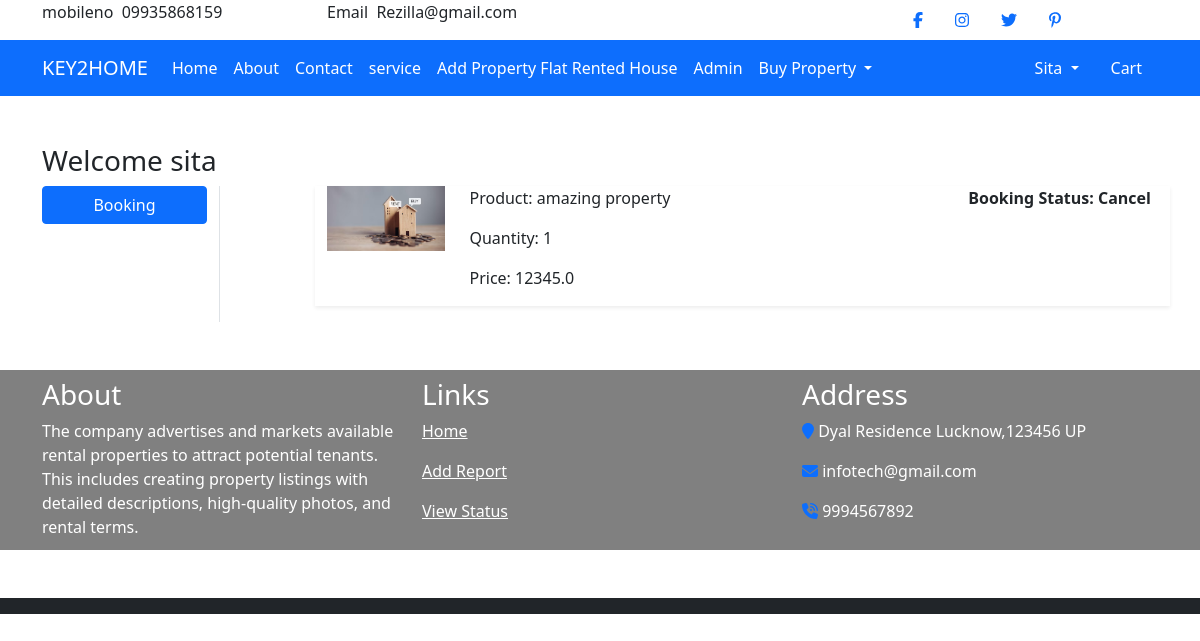
/orders/ (signed in), run on the app's committed database.
### app/models.py (models this page shows, shortened)
class OrderPlaced(models.Model):
 user = models.ForeignKey(User, on_delete=models.CASCADE)
 customer = models.ForeignKey(Customer, on_delete=models.CASCADE)
 product = models.ForeignKey(Product, on_delete=models.CASCADE)
 quantity = models.PositiveIntegerField(default=1)
 ordered_date = models.DateTimeField(auto_now_add=True)
 status = models.CharField(max_length=50,choices=STATUS_CHOICES,default='Pending')
 @property
 def total_cost(self):
   return self.quantity * self.product.discounted_price

class Product(models.Model):
 title = models.CharField(max_length=100)
 selling_price = models.FloatField()
 discounted_price = models.FloatField()
 description = models.TextField()
 brand = models.CharField(max_length=100)
 category = models.CharField( choices=CATEGORY_CHOICES, max_length=2)
 product_image = models.ImageField(upload_to='productimg')

### app/views.py (the view)
# urls.py: path('orders/', views.orders, name='orders'),
@login_required
def orders(request):
	op = OrderPlaced.objects.filter(user=request.user)
	return render(request, 'app/orders.html', {'order_placed':op})

### app/templates/app/orders.html (shortened to what this page needs)
{% extends 'app/base.html' %}
{% load static %}
{% block main-content %}
<div class="container my-5">
 <div class="row">
 <h3>Welcome {{request.user}}</h3>
  <div class="col-sm-2 border-end">
   <ul class="list-unstyled">
    <li class="d-grid"><a href="{% url 'orders' %}" class="btn btn-primary">Booking</a></li>
   </ul>
  </div>
  <div class="col-sm-9 offset-sm-1">
  {% for op in order_placed %}
   <div class="row shadow-sm mb-3">
    <div class="col-sm-2">
     <img src="{{op.product.product_image.url}}" alt="" srcset="" class="img-fluid" height="150" width="150">
    </div>
    <div class="col-sm-7">
     <p>Product: {{op.product.title}}</p>
     <p>Quantity: {{op.quantity}}</p>
     <p>Price: {{op.total_cost}}</p>
    </div>
    <div class="col-sm-3 fw-bold">
     <p>Booking Status: {{op.status}}</p>
    </div>
   </div>
   {% endfor %}
  </div>
 </div>
</div>
{% endblock main-content %}

### app/templates/app/base.html (shortened to what this page needs)
<!doctype html>
{% load static %}
<html lang="en">
  <head>
    <link href="https://cdn.jsdelivr.net/npm/bootstrap@5.0.0-beta1/dist/css/bootstrap.min.css" rel="stylesheet">
    <link rel="stylesheet" href="{% static 'app/css/owl.carousel.min.css' %}">
    <link rel="stylesheet" href="{% static 'app/css/all.min.css' %}">
    <link rel="stylesheet" href="{% static 'app/css/style.css' %}">
  </head>
  <body>
  <div class="container">
      <div class="row">
  <div class="col-3">
mobileno &nbsp;09935868159
  </div>
      <div class="col-3">
    Email &nbsp;Rezilla@gmail.com
  </div>
      <div class="col-3">
  </div>
  <div class="col-3 d-flex mr-1">
        <a class="nav-link" href="#"><i class="fab fa-facebook-f"></i></a>
        <a class="nav-link" href="#"><i class="fab fa-instagram"></i></a>
        <a class="nav-link" href="#"><i class="fab fa-twitter"></i></a>
        <a class="nav-link" href="#"><i class="fab fa-pinterest-p"></i></a>
  </div>
</div>
  </div>
    <nav class="navbar navbar-expand-lg navbar-dark bg-primary">
     <div class="container" >
       <a class="navbar-brand" href="/">KEY2HOME</a>
       <div class="collapse navbar-collapse" id="navbarSupportedContent">
         <ul class="navbar-nav me-auto mb-2 mb-lg-0">
           <li class="nav-item">
             <a class="nav-link active" aria-current="page" href="/">Home</a>
           </li>
             <li class="nav-item">
             <a class="nav-link active" aria-current="page" href="{% url 'about' %}">About</a>
           </li>
             <li class="nav-item">
             <a class="nav-link active" aria-current="page" href="{% url 'contact' %}">Contact</a>
           </li>
             <li class="nav-item">
             <a class="nav-link active" aria-current="page" href="{% url 'service' %}">service</a>
           </li>
             <li class="nav-item">
             <a class="nav-link active" aria-current="page" href="{% url 'create_product' %}">Add Property Flat Rented House</a>
           </li>
             <li class="nav-item">
             <a class="nav-link active" aria-current="page" href="{% url 'admin:index' %}">Admin</a>
           </li>
           <li class="nav-item dropdown">
             <a class="nav-link dropdown-toggle text-white" href="#" id="electronicsDropdown" role="button" data-bs-toggle="dropdown" aria-expanded="false">
               Buy Property
             </a>
           </li>
         </ul>
         <div>
          <ul class="navbar-nav me-auto mb-2 mb-lg-0">
          {% if request.user.is_authenticated %}
           <li class="nav-item dropdown mx-2">
              <a class="nav-link dropdown-toggle text-white" href="#" id="profileDropdown" role="button" data-bs-toggle="dropdown" aria-expanded="false">
                {{request.user.username|capfirst}}
              </a>
            </li>
            <li class="nav-item mx-2">
              <a href="{% url 'showcart' %}" class="nav-link text-white"> Cart </a>
            </li>
            {% endif %}
          </ul>
         </div>
       </div>
     </div>
    </nav>
    {% block main-content %} {% endblock main-content %}
  {% include 'app/footer.html' %}
    <footer class="container-fluid bg-dark text-center p-2 mt-5">
    </footer>
  </body>
</html>

### data on the page
OrderPlaced: product.product_image (picture), product "amazing property", quantity "1", total_cost "12345.0", status "Cancel"

### other printed values
{{ request.user.username|capfirst }} "Sita"
{{ request.user }} "sita"
